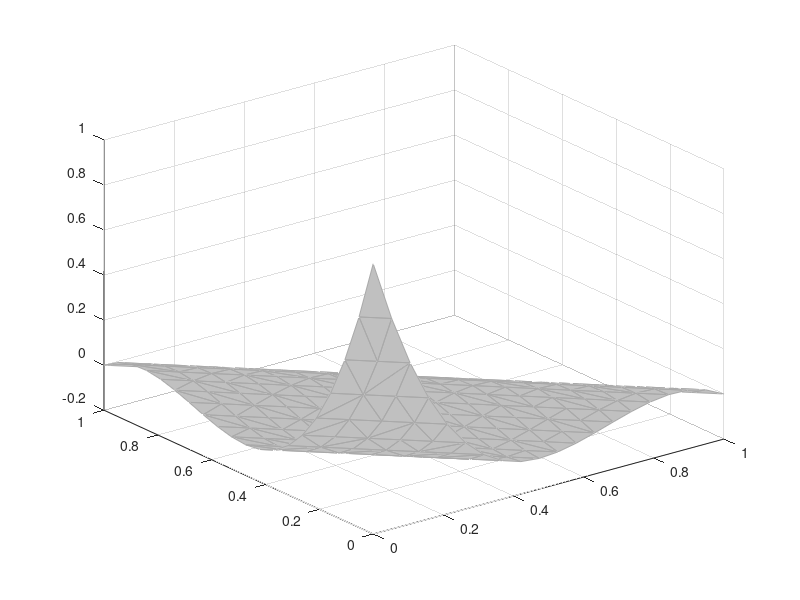
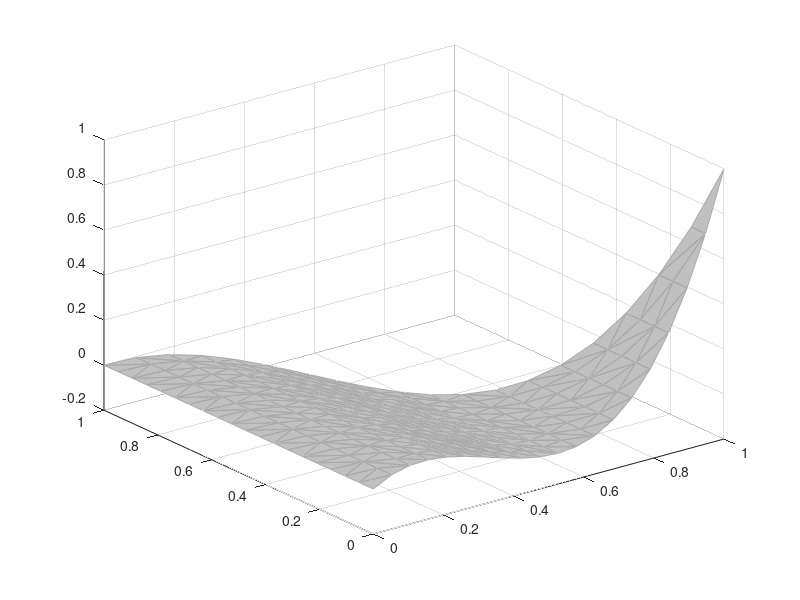
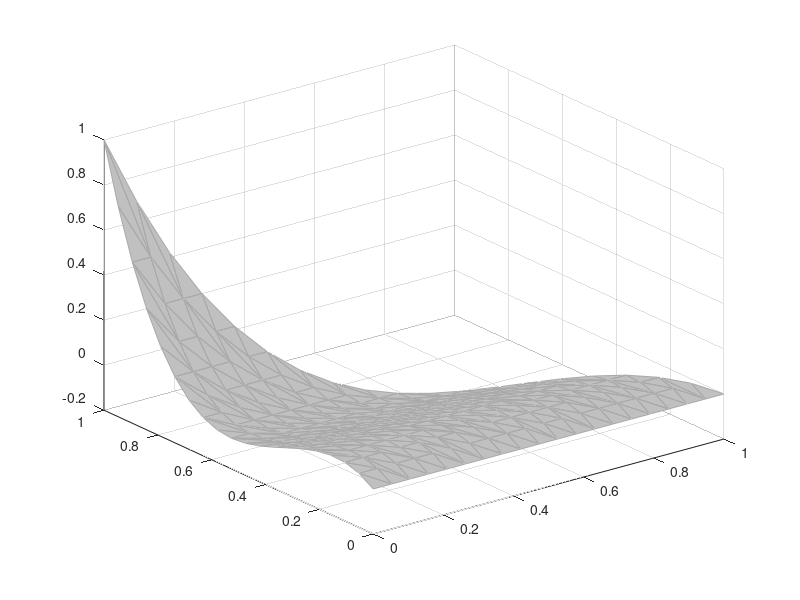
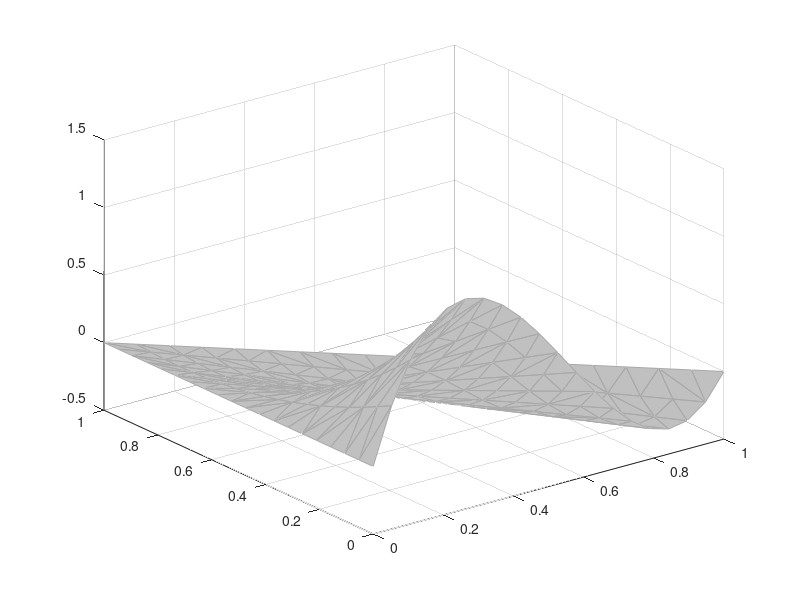

Recreate these plots in MATLAB, in order. (Note: this script raises an error after producing the figures.)
% Basis functions expressed as:
% chi(xi,yi) = c1*xi^3 + c2*yi^3 + c3*xi^2*yi + c4*xi*yi^2 + ...
%              c5*xi^2 + c6*yi^2 + c7*xi*yi + c8*xi + c9*yi + c10
% Numbering of the nodes:
% 1 (0,0)
% 2 (1,0)
% 3 (0,1)
% 4 (1/3,0)
% 5 (2/3,0)
% 6 (2/3,1/3)
% 7 (1/3,2/3)
% 8 (0,2/3)
% 9 (0,1/3)
% 6 (1/3,1/3)

xi = [0 1 0 1/3 2/3 2/3 1/3 0 0 1/3];
yi = [0 0 1 0 0 1/3 2/3 2/3 1/3 1/3];

A = zeros(10,10);

for i = 1:10
    A(i,:) = [xi(i)^3, yi(i)^3, xi(i)^2*yi(i), xi(i)*yi(i)^2, xi(i)^2, yi(i)^2, xi(i)*yi(i), xi(i), yi(i), 1];
end

b = eye(10,10);

% Coefficients of the basis functions
c = A\b;

P1 = [xi(1,1),yi(1,1)];
P2 = [xi(1,2),yi(1,2)];
P3 = [xi(1,3),yi(1,3)];
% Create triangular mesh of triangla P1,P2,P3
n=20;
[I,J]=meshgrid(linspace(0,1,n));
keep=I+J <= 1+eps;
IJ = [I(keep),J(keep)];
K = 1-sum(IJ,2);
F=delaunay(IJ);
IJK = [IJ,K];
XY=IJK*[P1;P2;P3];
x=XY(:,1);
y=XY(:,2);
close all
for j=1:size(A,1)
    phi = @(x,y) c(1,j)*x.^3 + c(2,j)*y.^3 + c(3,j)*x.^2.*y + c(4,j)*x.*y.^2 + c(5,j)*x.^2 + c(6,j)*y.^2 + c(7,j)*x.*y + c(8,j)*x + c(9,j)*y + c(10,j);
    figure(j)
    trisurf(F,x,y,phi(x,y),'FaceColor',(192/255)*[1 1 1],'EdgeColor',(169/255)*[1 1 1])
end

syms x y
chi = sym(zeros(10,1));
dchidx = sym(zeros(10,1));
dchidy = sym(zeros(10,1));
for j=1:10
    chi(j,1) = sym(c(1,j),'r')*x^3 + ...
               sym(c(2,j),'r')*y^3 + ...
               sym(c(3,j),'r')*x^2*y + ...
               sym(c(4,j),'r')*x*y^2 + ...
               sym(c(5,j),'r')*x^2 + ...
               sym(c(6,j),'r')*y^2 + ...
               sym(c(7,j),'r')*x*y + ...
               sym(c(8,j),'r')*x + ...
               sym(c(9,j),'r')*y + ...
               sym(c(10,j),'r');
    dchidx(j,1) = diff(chi(j,1),x);
    dchidy(j,1) = diff(chi(j,1),y);
end

symDERXX = sym(zeros(10,10));
symDERYY = sym(zeros(10,10));
symDERXY = sym(zeros(10,10));
symMASS = sym(zeros(10,10));
for i = 1:10
    for j = 1:10
        symDERXX(i,j) = int(int(dchidx(i,1)*dchidx(j,1),y,0,-x+1),x,0,1);
        symDERYY(i,j) = int(int(dchidy(i,1)*dchidy(j,1),y,0,-x+1),x,0,1);
        symDERXY(i,j) = int(int(dchidx(i,1)*dchidy(j,1),y,0,-x+1),x,0,1);
        symMASS(i,j)  = int(int(chi(i,1)*chi(j,1),y,0,-x+1),x,0,1);
    end
end